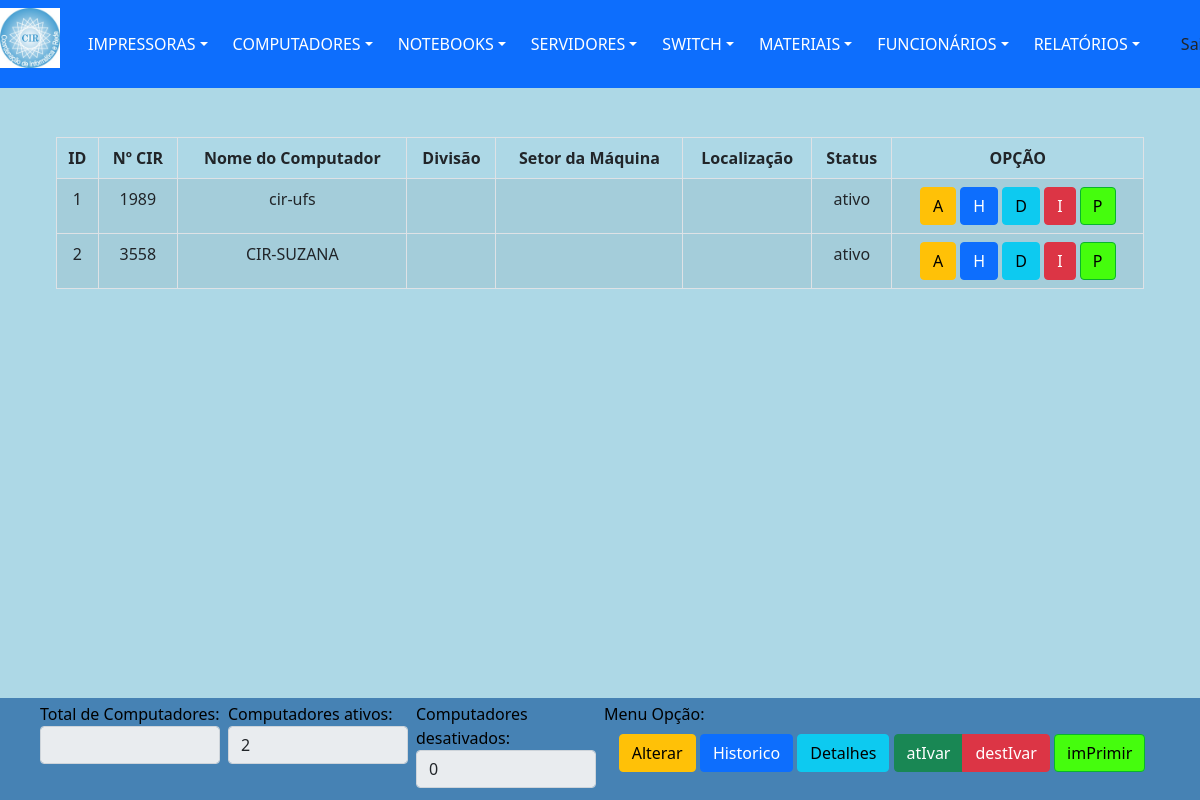
Page /views/compListarAtivoInativo.php?action=1 (signed in) on the committed database.
### tables this page shows
CREATE TABLE `computador` (
  `idComputador` int(11) NOT NULL,
  `numCir` int(6) DEFAULT NULL,
  `numPatrimonio` int(11) DEFAULT NULL,
  `numPatReitoria` int(11) DEFAULT NULL,
  `nomeComputador` varchar(20) DEFAULT NULL,
  `datacadastro` date DEFAULT NULL,
  `respCadastro` varchar(30) DEFAULT NULL,
  `respAltCadastro` varchar(30) DEFAULT NULL,
  `dataAltCadastro` date DEFAULT NULL,
  `sistemaOpera` varchar(20) DEFAULT NULL,
  `modelMaquina` varchar(50) DEFAULT NULL,
  `tipProcessador` varchar(100) DEFAULT NULL,
  `memoria` varchar(10) DEFAULT NULL,
  `numIp` varchar(15) DEFAULT NULL,
  `numMac` varchar(17) DEFAULT NULL,
  `capHD` varchar(10) DEFAULT NULL,
  `statusComp` varchar(7) DEFAULT NULL,
  `obs` varchar(255) DEFAULT NULL,
  `idLocal` int(11) DEFAULT NULL
);

### dao/DAO-controleCir.php (called while the page is built, shortened)
<?php
	class ControleCirDAO
		{
            public function ListarOpcao($nomeTabela, $tipoOpcao, $valorOpcao)
                {
                    $conn = Database::connect();
                    $conn->exec('SET CHARACTER SET utf8');
                    $sql = "SELECT * FROM $nomeTabela WHERE $tipoOpcao LIKE '$valorOpcao' ";
                    try
                        {
                            $listar = $conn->query($sql);
                            $buscar = $listar->fetchAll(PDO::FETCH_OBJ);
                            $numRows = $listar->rowCount();
                        }
                    catch (PDOException $exc)
                        {
                            $buscar = $exc->getTraceAsString();
                        }
                    return $buscar;
                }
        }
?>

### views/compListarAtivoInativo.php (the view, shortened to what this page needs)
<?php
	include "../template/menuPrincipal.php";
	$inativo = 0;
	$ativo = 0;
    $atiDes=  $_GET['action'];
    if($atiDes == 1)
        {
            $valorOpcao	= "ativo";
        }
    else
        {
            $valorOpcao	= "inativo";
        }
?>
			<nav class="fixed  navbar navbar-dark">
				<div class="line col-md-12 p-5 position-absolute top-50 bottom-150 end-150">
                    <div class="col-md-12 py-5 px-2">
						<table class="table table-striped table-bordered table-condensed">
							<thead>
								<tr>
									<th>ID</th>
                                    <th>Nº CIR</th>
									<th>Nome do Computador</th>
									<th>Divisão</th>
									<th>Setor da Máquina</th>
									<th>Localização</th>
									<th>Status</th>
									<th>OPÇÃO</th>
								</tr>
							</thead>
							<tbody>
								<?php
									$nomeTabela = "computador";
                                    $tipoOpcao = "statusComp";
									require_once '../dao/DAO-controleCir.php';
									$compAltDAO = new ControleCirDAO();
									foreach($compAltDAO-> ListarOpcao($nomeTabela,  $tipoOpcao, $valorOpcao)  as $comp)
									{ ?>
											<tr>
												<td>
													<?php
														echo $idComputador = $comp->idComputador;
													?>
												</td>
												<td>
													<?php
														echo $numCir = $comp->numCir;
													?>
												</td>
												<td><?php echo $comp->nomeComputador ?></td>
												<td>
												</td>
												<td><?php echo $nomeLocal1?></td>
												<td><?php echo $localizacao1?></td>
												<td><?php echo $statusComp = $comp->statusComp?></td>
												<td class='operations'>
                                                    <div class="btn-group pull-left" >
                                                        <a href="./computadorAlterar.php?action=1&id=<?php echo $comp->idComputador;?> " class="btn btn-small btn-warning table-edit">A<i class="icon-edit"></i></a>
                                                    </div>
                                                    <div class="btn-group pull-left">
                                                    	<a href="./historicoComp.php?action=1&id=<?php echo $comp->idComputador; ?>" class="btn btn-primary">H<i class="icon-remove"></i></a>
                                                    </div>
                                                    <div class="btn-group pull-left">
                                                        <a href="./computadorDetalhes.php?action=1&id=<?php echo $comp->idComputador; ?>" class="btn btn-info">D<i class="icon-remove"></i></a>
                                                    </div>
                                                    <div class="btn-group pull-left">
														<?php
                                                            if($statusComp != "ativo")
                                                                {
                                                                    $html = "<a href='../controllers/ativarDesativarComp.php?action=5&id=$idComputador' class='btn btn-small btn-success'>I<i class='icon-remove'></i></a>";
                                                                    $inativo++;
																	echo $html;
                                                                }
															else
                                                                {
                                                                    $html = "<a href='../controllers/ativarDesativarComp.php?action=6&id=$idComputador' class='btn btn-small btn-danger'>I<i class='icon-remove'></i></a>";
                                                                    $ativo++;
																	echo $html;
                                                                }
                                                        ?>
                                                    </div>
													<div class="btn-group pull-left">
                                                        <a href="../gerarPdf/ComputadorImprimirDados.php?action=1&id=<?php echo $comp->idComputador; ?>" class="btn btn-small btn-ufs">P<i class="icon-remove"></i></a>
                                                    </div>
                                                </td>
											<tr>
										<?php
									}
                                ?>
							</tbody>
						</table>
					</div>
				</div>
			</nav>
		<div class="fixed-bottom p-1 px-md-5 col-md-12 bg-ufs text-black1">
			<div class="row">
				<div class="col px-md-1 col-md-2">
					<label for="inputSuccess" class="control-label">Total de Computadores:</label>
					<input type="text" class="form-control" value="<?php echo $_SESSION['numUser'];?>" readonly >
				</div>
				<div class="col px-md-1 col-md-2">
					<label for="inputSuccess" class="control-label">Computadores ativos:</label>
					<input type="text" class="form-control" value="<?php echo $ativo;?>" readonly>
				</div>
				<div class="col px-md-1 col-md-2">
					<label for="inputSuccess" class="control-label">Computadores desativados:</label>
					<input type="text" class="form-control" value="<?php echo $inativo;?>" readonly>
				</div>
				<div class="col px-md-1 col-md-6">
					<label for="inputSuccess" class="control-label">Menu Opção:</label>
					<table class="table table-borderless">
						<thead>
							<tr>
								<th>
									<div class="btn-group pull-left" >
										<a class="btn btn-small btn-warning table-edit">Alterar<i class="icon-edit"></i></a>
									</div>
									<div class="btn-group pull-left">
										<a class="btn btn-primary">Historico<i class="icon-remove"></i></a>
									</div>
									<div class="btn-group pull-left">
										<a class="btn btn-info">Detalhes<i class="icon-remove"></i></a>
									</div>
									<div class="btn-group pull-left">
										<a class="btn btn-small btn-success">atIvar<i class="icon-remove"></i></a>
										<a class="btn btn-small btn-danger">destIvar<i class="icon-remove"></i></a>
									</div>
									<div class="btn-group pull-left">
										<a class="btn btn-small btn-ufs">imPrimir<i class="icon-remove"></i></a>
									</div>
								</th>
							</tr>
						</thead>
					</table>
				</div>
			</div>
		</div>
	</body>
</html>

### template/menuPrincipal.php (shortened to what this page needs)
<!DOCTYPE html>
<html lang="pt-br">
	<head>
		<link href="../css/bootstrap.css" rel="stylesheet">
	</head>
    <body>
        <nav class="fixed-top navbar navbar-dark bg-primary">
            <div class="btn-group">
                <img src="../img/cir.jpg" width=60 height=60>
                <div class="btn-group">
                    <button type="button" class="btn btn-primary dropdown-toggle" data-bs-toggle="dropdown">IMPRESSORAS</button>
                </div>
                <div class="btn-group">
                    <button type="button" class="btn btn-primary dropdown-toggle" data-bs-toggle="dropdown">COMPUTADORES</button>
                </div>
                <div class="btn-group">
                    <button type="button" class="btn btn-primary dropdown-toggle" data-bs-toggle="dropdown">NOTEBOOKS</button>
                </div>
                <div class="btn-group">
                    <button type="button" class="btn btn-primary dropdown-toggle" data-bs-toggle="dropdown">SERVIDORES</button>
                </div>
                 <div class="btn-group">
                    <button type="button" class="btn btn-primary dropdown-toggle" data-bs-toggle="dropdown">SWITCH</button>
                </div>
                <div class="btn-group">
                    <button type="button" class="btn btn-primary dropdown-toggle" data-bs-toggle="dropdown">MATERIAIS</button>
                </div>
                <div class="btn-group">
                    <button type="button" class="btn btn-primary dropdown-toggle" data-bs-toggle="dropdown">FUNCIONÁRIOS</button>
                </div>
                <div class="btn-group">
                    <button type="button" class="btn btn-primary dropdown-toggle" data-bs-toggle="dropdown">RELATÓRIOS</button>
                </div>
                <div class="btn-group">
                    <form class="d-flex" role="search" action="../controllers/usuarioLogout.php" method="POST">
                        <button class="btn btn-outline-ufs" type="submit">Sair</button>
                    </form>
                </div>
            </div>
        </nav>

### template/menuPrincipal.php (style rules this page uses)
body { background-color: #ADD8E6; }
table, th, td { padding: 5px; text-align:center; }

### rows in the picture
computador: idComputador "1", numCir "1989", nomeComputador "cir-ufs", statusComp "ativo"
computador: idComputador "2", numCir "3558", nomeComputador "CIR-SUZANA", statusComp "ativo"
